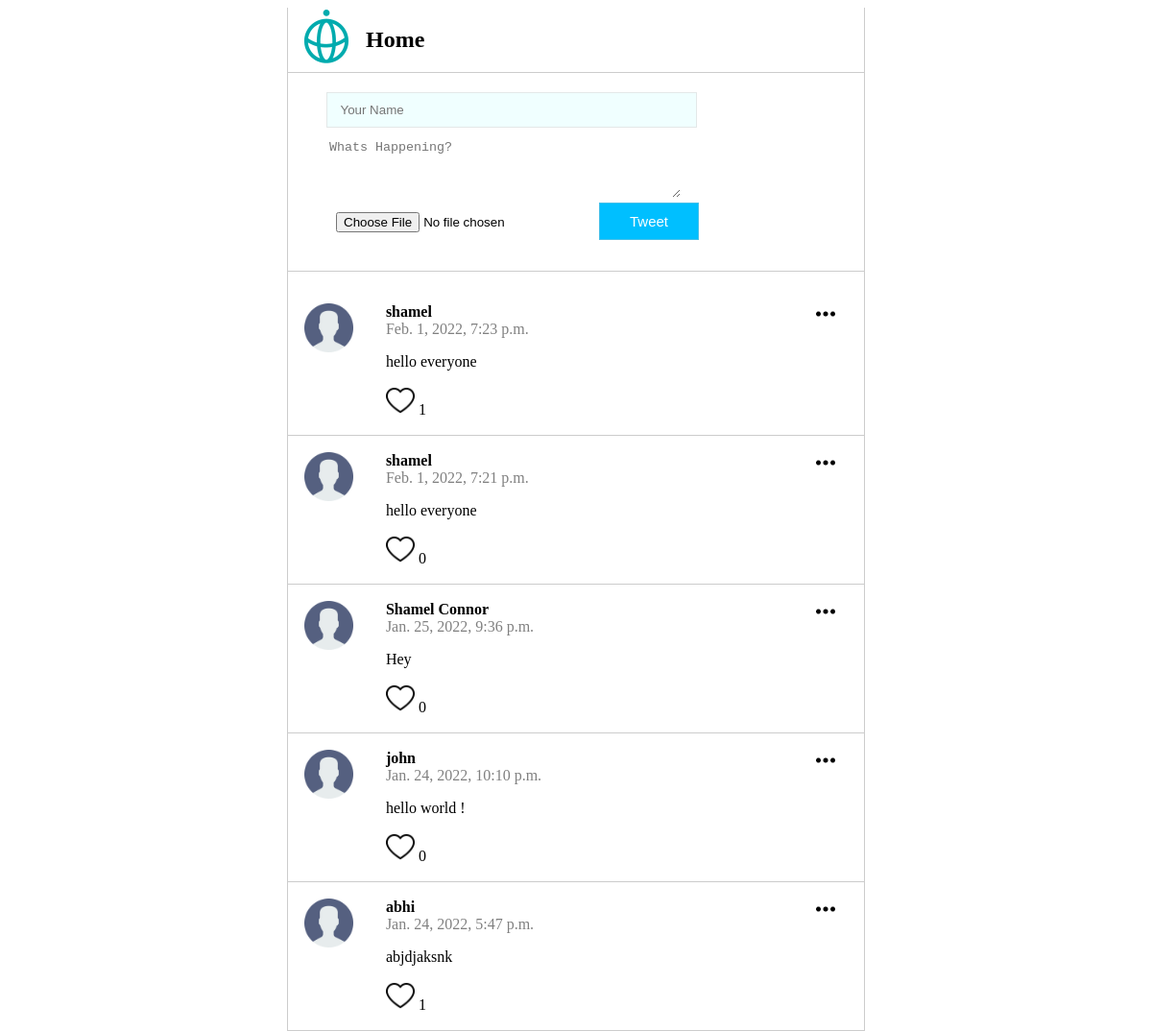
The page / on the database its author committed.
### posts/models.py (models this page shows)
class Post(models.Model):
    class Meta(object):
        db_table = 'post'
    name = models.CharField(
        'Name', blank=False, null=False, max_length=14, db_index=True, default='Anonymous'
    )
    body = models.CharField(
        'Body', blank=True, null=True, max_length=140, db_index=True
    )
    image = CloudinaryField(
        'image', blank=True, db_index=True
    )
    likecount = models.IntegerField(
        'like_count',default=0,blank=True
    )
    created_at = models.DateTimeField(
        'Created DateTime', blank=True, auto_now_add=True
    )

### posts/views.py (the view, shortened to what this page needs)
# urls.py: path('', views.index,name ='index'),
def index(request):
    posts = Post.objects.all().order_by('-created_at')[:20]
    return render(request, 'posts.html',
                 {'posts': posts})

### templates/posts.html (shortened to what this page needs)
{% extends "base.html" %} {% block content %} {% load static %}
{% load static %}
<section class="content">
  <div class="header">
    <img src="{% static 'img/techis-logo.png' %}" />
    <h1>Home</h1>
  </div>
  <section class="post_forum">
    <form action="/" method="POST" enctype="multipart/form-data">
      <input type="text" name="name" placeholder=" Your Name" required><br>
      <textarea name="body" placeholder="Whats Happening?" required></textarea><br>
      <input id="uploadfile" name="image" type="file">
      <input id="button" type ="submit" value="Tweet" />
    </form>
  </section>
  <section class="posts">
    <ul>
      {% for post in posts %}
      <li>
        <img class="menu_icon js-menu-icon" src="{% static 'img/menu.png' %}" />
        <div class="logo">
            <img src="{% static 'img/user.png' %}" />
        </div>
        <div class="name_body">
          <div class="name">{{ post.name }}</div>
          <div class="datetime">{{ post.created_at }}</div>
          <p>{{ post.body }}</p>
          <div>
            <a href="/like/{{post.id}}"><img src="{% static 'img/love.png' %}" style="width: 30px;" alt=""></a>
            {{post.likecount}}
          </div>
        </div>
      </li>
      {% endfor %}
    </ul>
  </section>
</section>
{% endblock %}

### templates/base.html (shortened to what this page needs)
<!DOCTYPE html>
<html lang="en">
  <head>
    {% load static %}
    <link href="{% static 'css/style.css' %}" rel="stylesheet" />
  </head>
  <body>
    {% block content %} {{ content }} {% endblock %}
  </body>
</html>

### static/css/style.css (style rules this page uses)
html, body { height: 100%; }
.content { max-width: 600px; margin: 0 auto; border-left: 1px solid #ccc; border-right: 1px solid #ccc; }
.header { display: flex; padding-left: 10px; }
.header img { height: 60px; }
.header h1 { padding-left: 11px; }
.post_forum { padding: 20px 40px; border-bottom: 1px solid #ccc; border-top: 1px solid #ccc; }
.post_forum input { width: 70%; margin-bottom: 10px; padding: 10px; border: 1px solid #c9bebe59; background-color: azure; }
.post_forum textarea { width: 70%; padding-bottom: 30px; border: 1px solid #ccc0; }
#uploadfile { width: 50%; border: hidden; background-color: white; }
#button { width: 20%; background-color: deepskyblue; color: white; font-size: 15px; }
.posts ul { padding: 0; }
.posts li { position: relative; display: flex; border-bottom: 1px solid #ccc; padding: 17px; }
.posts li .menu_icon { width: 20px; position: absolute; right: 30px; top: 18px; cursor: pointer; list-style: none; }
.posts li .logo { flex-basis: 15%; }
.posts li .logo img { width: 60%; }
.posts li .name_body { flex-basis: 85%; }
.posts li .name_body .name { font-weight: bold; }
.posts li .name_body .datetime { color: gray; }

### rows shown on the page
Post: name "shamel", created_at "Feb. 1, 2022, 7:23 p.m.", body "hello everyone", likecount "1"
Post: name "shamel", created_at "Feb. 1, 2022, 7:21 p.m.", body "hello everyone", likecount "0"
Post: name "Shamel Connor", created_at "Jan. 25, 2022, 9:36 p.m.", body "Hey", likecount "0"
Post: name "john", created_at "Jan. 24, 2022, 10:10 p.m.", body "hello world !", likecount "0"
Post: name "abhi", created_at "Jan. 24, 2022, 5:47 p.m.", body "abjdjaksnk", likecount "1"
